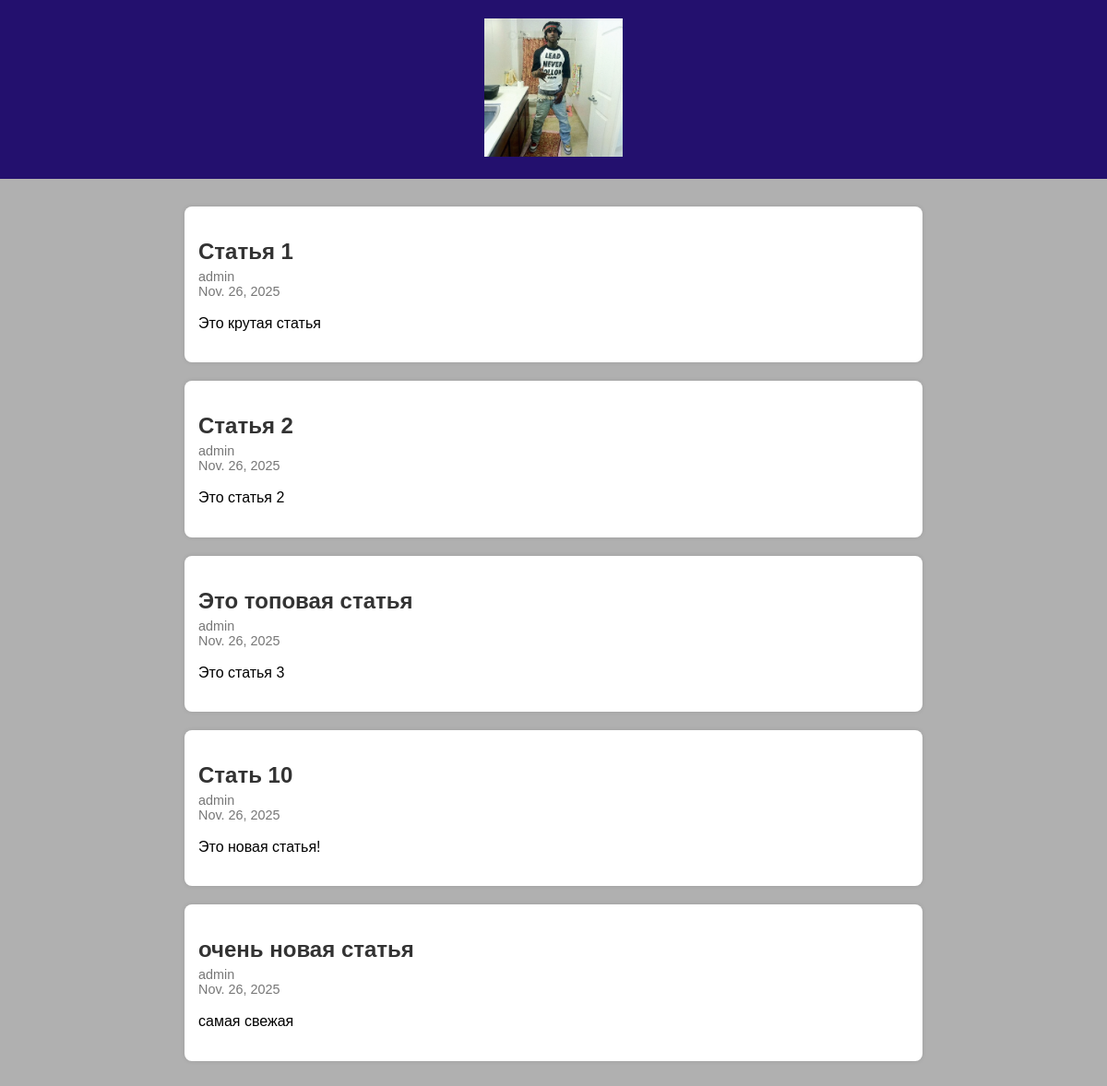
The page / on the database its author committed.
### articles/models.py (models this page shows, shortened)
class Article(models.Model):
    title = models.CharField(max_length=200)
    author = models.ForeignKey(User, on_delete=models.CASCADE)
    text = models.TextField()
    created_date = models.DateField(auto_now_add=True)
    def get_excerpt(self):
        return self.text[:140] + "..." if len(self.text) > 140 else self.text

### articles/views.py (the view)
# urls.py: path('', archive, name='archive'),
def archive(request):
    posts = Article.objects.all()
    return render(request, 'archive.html', {"posts": posts})

### articles/templates/archive.html (shortened to what this page needs)
{% load static %}
<!DOCTYPE html>
<html lang="ru">
  <head>
    <link rel="stylesheet" href="{% static 'index.css' %}" />
  </head>
  <body>
    <div class="header">
      <img src="{% static 'image.jpg' %}" alt="Логотип проекта" />
    </div>
    <div class="archive">
      {% for post in posts %}
      <div class="one-post">
        <h2 class="post-title">{{ post.title }}</h2>
        <div class="article-info">
          <div class="article-author">{{ post.author.username }}</div>
          <div class="article-created-date">{{ post.created_date }}</div>
        </div>
        <p class="article-text">{{ post.get_excerpt }}</p>
      </div>
      {% endfor %}
    </div>
  </body>
</html>

### articles/static/index.css (style rules this page uses)
body { font-family: Arial, sans-serif; background-color: #b0b0b0; margin: 0; padding: 0; }
.header { background-color: #23106e; padding: 20px; text-align: center; }
.header img { max-width: 150px; height: auto; }
.archive { max-width: 800px; margin: 20px auto; padding: 10px; }
.one-post { background-color: #fff; border-radius: 8px; box-shadow: 0px 0px 5px rgba(0,0,0,0.1); padding: 15px; margin-bottom: 20px; }
.post-title { color: #333; margin-bottom: 5px; }
.article-info { font-size: 0.9em; color: #777; margin-bottom: 10px; }
.article-text { font-size: 1em; line-height: 1.4em; }

### rows shown on the page
Article: title "Статья 1", author.username "admin", created_date "Nov. 26, 2025", get_excerpt "Это крутая статья"
Article: title "Статья 2", author.username "admin", created_date "Nov. 26, 2025", get_excerpt "Это статья 2"
Article: title "Это топовая статья", author.username "admin", created_date "Nov. 26, 2025", get_excerpt "Это статья 3"
Article: title "Стать 10", author.username "admin", created_date "Nov. 26, 2025", get_excerpt "Это новая статья!"
Article: title "очень новая статья", author.username "admin", created_date "Nov. 26, 2025", get_excerpt "самая свежая"
